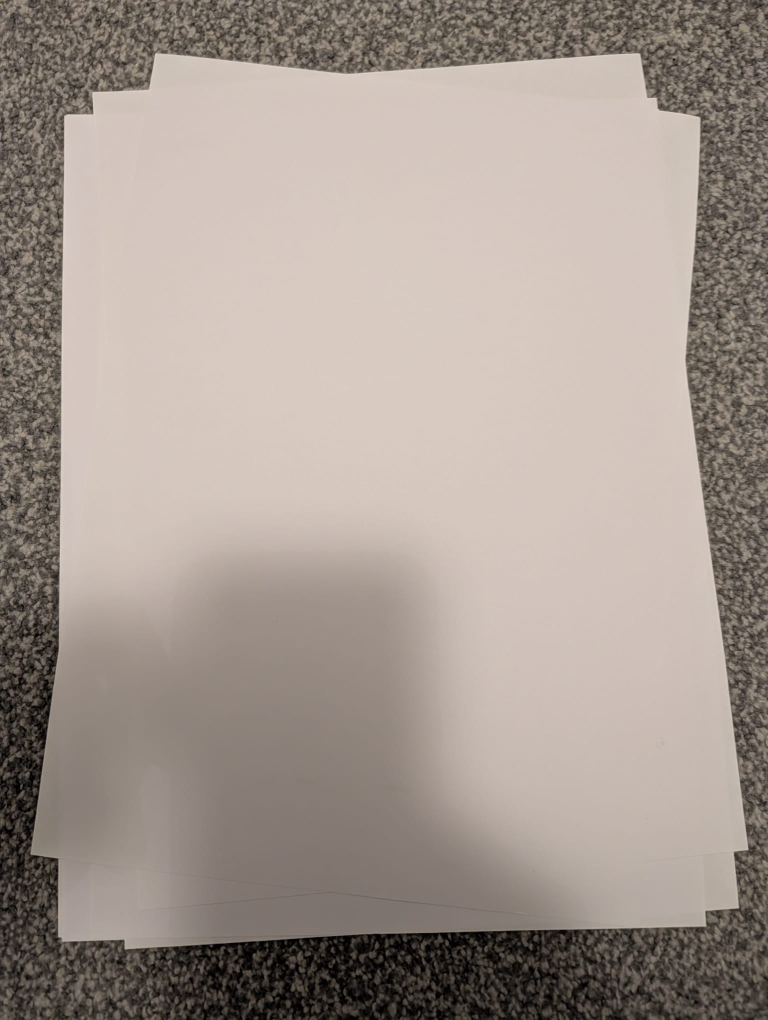
#> input picture images/images_pics/1.jpeg, 1536 x 2040 px (shown at 1/2 size); its folder holds only this picture in this run
$ python -i augment.py   (imports and definitions only)
#> lines starting #> are read from the running program, lines starting #| are printed output that depends on the picture; after the words box and inside, x2 and y2 are one past the last pixel; in counts of white or black regions, pixels touching at a corner belong together
"""Augmentation pipeline: scan texture, photo perspective warp, degradation.

``augment_page()`` is the fused entry point called per page in the pipeline.
It accepts a decoded BGR ndarray (the rendered page) and returns
(augmented_bgr, new_polygons).

The paper-corner detection and cache helpers are also exposed here so that
``corners.py`` can import them directly.

PICS_CORNERS_FILE, detect_paper_quad, _order_quad kept as public names.
"""

from __future__ import annotations

import json
import os
import random
from dataclasses import dataclass, field
from typing import Optional

import cv2
import numpy as np

PICS_CORNERS_FILE = "paper_corners.json"


# ---------------------------------------------------------------------------
# Quad geometry helpers
# ---------------------------------------------------------------------------

def _order_quad(pts):
    """Return 4 points in (TL, TR, BR, BL) order."""
    pts = sorted(pts, key=lambda p: p[1])
    top = sorted(pts[:2], key=lambda p: p[0])
    bot = sorted(pts[2:], key=lambda p: p[0])
    return [top[0], top[1], bot[1], bot[0]]


def _best_contour(contours, frame_area):
    best, best_area = None, 0
    for cnt in contours:
        area = cv2.contourArea(cnt)
        if 0.10 * frame_area <= area <= 0.97 * frame_area and area > best_area:
            best, best_area = cnt, area
    return best


def _quad_from_contour(cnt):
    peri = cv2.arcLength(cnt, True)
    approx = cv2.approxPolyDP(cnt, 0.02 * peri, True)
    if len(approx) == 4 and cv2.isContourConvex(approx):
        return [p[0].tolist() for p in approx]
    rect = cv2.minAreaRect(cnt)
    box = cv2.boxPoints(rect)
    return [p.tolist() for p in box]


def _is_full_frame(quad, w, h, tol=0.98):
    xs = [p[0] for p in quad]
    ys = [p[1] for p in quad]
    return (max(xs) - min(xs)) >= tol * w and (max(ys) - min(ys)) >= tol * h


# ---------------------------------------------------------------------------
# Paper quad auto-detection
# ---------------------------------------------------------------------------

def detect_paper_quad(img_bgr):
    """Auto-detect the paper rectangle in a photo.

    Three-pass strategy: Otsu threshold, Canny edges, border flood-fill,
    brightness mask.  Returns [[x,y]*4] in TL,TR,BR,BL order, or None.
    """
    h, w = img_bgr.shape[:2]
    frame_area = h * w
    gray = cv2.cvtColor(img_bgr, cv2.COLOR_BGR2GRAY)
    blur = cv2.GaussianBlur(gray, (7, 7), 0)
    close_k = np.ones((25, 25), np.uint8)

    def _try_contours(binary):
        binary = cv2.morphologyEx(binary, cv2.MORPH_CLOSE, close_k)
        cnts, _ = cv2.findContours(binary, cv2.RETR_EXTERNAL, cv2.CHAIN_APPROX_SIMPLE)
        cnt = _best_contour(cnts, frame_area)
        if cnt is None:
            return None
        quad = _order_quad(_quad_from_contour(cnt))
        return None if _is_full_frame(quad, w, h) else quad

    # Pass 1: Otsu
    _, thresh = cv2.threshold(blur, 0, 255, cv2.THRESH_BINARY + cv2.THRESH_OTSU)
    result = _try_contours(thresh)
    if result:
        return result

    # Pass 2: Canny
    edges = cv2.Canny(blur, 30, 100)
    edges = cv2.dilate(edges, np.ones((5, 5), np.uint8), iterations=2)
    result = _try_contours(edges)
    if result:
        return result

    # Pass 3: border flood-fill
    edges_hard = cv2.Canny(blur, 80, 200)
    edges_hard = cv2.dilate(edges_hard, np.ones((5, 5), np.uint8), iterations=2)
    edges_hard = cv2.morphologyEx(edges_hard, cv2.MORPH_CLOSE, np.ones((40, 40), np.uint8))
    barriers = cv2.bitwise_not(edges_hard)
    padded = cv2.copyMakeBorder(barriers, 1, 1, 1, 1, cv2.BORDER_CONSTANT, value=255)
    flood_mask = np.zeros((h + 4, w + 4), np.uint8)
    cv2.floodFill(padded, flood_mask, (0, 0), 0)
    background = (padded[1:h+1, 1:w+1] == 0).astype(np.uint8) * 255
    paper_interior = cv2.bitwise_not(background)
    paper_interior = cv2.morphologyEx(paper_interior, cv2.MORPH_CLOSE, np.ones((25, 25), np.uint8))
    cnts, _ = cv2.findContours(paper_interior, cv2.RETR_EXTERNAL, cv2.CHAIN_APPROX_SIMPLE)
    cnt = _best_contour(cnts, frame_area)
    if cnt is not None:
        quad = _order_quad(_quad_from_contour(cnt))
        if not _is_full_frame(quad, w, h):
            return quad

    # Pass 4: brightness mask
    bright_thresh = int(np.percentile(blur, 40))
    _, bright = cv2.threshold(blur, bright_thresh, 255, cv2.THRESH_BINARY)
    return _try_contours(bright)


# ---------------------------------------------------------------------------
# Corner cache
#
# Each entry is {"quad": [[x,y]*4], "source": "auto"|"user"}.  "user" entries
# come from the interactive editor and are NEVER overwritten by auto-detection.
# The legacy bare-list format ({fname: [[x,y]*4]}) is still read; such entries
# are treated as "auto" provenance.
# ---------------------------------------------------------------------------

IMG_EXTS = {".jpg", ".jpeg", ".png", ".bmp", ".tiff", ".tif"}


def quad_of(entry):
    """Return the [[x,y]*4] quad from a cache entry (new dict or legacy list)."""
    return entry["quad"] if isinstance(entry, dict) else entry


def source_of(entry):
    """Return provenance ('auto'/'user') of a cache entry; legacy lists are 'auto'."""
    return entry.get("source", "auto") if isinstance(entry, dict) else "auto"


def _make_entry(quad, source):
    return {"quad": quad, "source": source}


# [59 lines left out: functions load_corners_cache, write_corners_cache, ensure_corners_cache, not called in this run]


# ---------------------------------------------------------------------------
# AugmentContext — precomputed resources passed to workers
# ---------------------------------------------------------------------------

@dataclass
class AugmentContext:
    scan_imgs: list[str] = field(default_factory=list)
    corners_cache: dict = field(default_factory=dict)
    pic_imgs: list[str] = field(default_factory=list)
    clean_prob: float = 0.10
    scan_prob: float = 0.45


# ---------------------------------------------------------------------------
# Path A — scan texture composite
# ---------------------------------------------------------------------------

# [231 lines left out: functions _apply_scan, _apply_pics, degrade, augment_page, not called in this run]

>>> import cv2
>>> picture = cv2.imread('../images/images_pics/1.jpeg')
#> picture is the input picture: shape (2040, 1536, 3); mean B, G, R 144, 152, 163.7
>>> result = detect_paper_quad(picture)
#> in detect_paper_quad, `_, thresh = cv2.threshold(blur, 0, 255, cv2.THRESH_BINARY + cv2.THRESH..`:
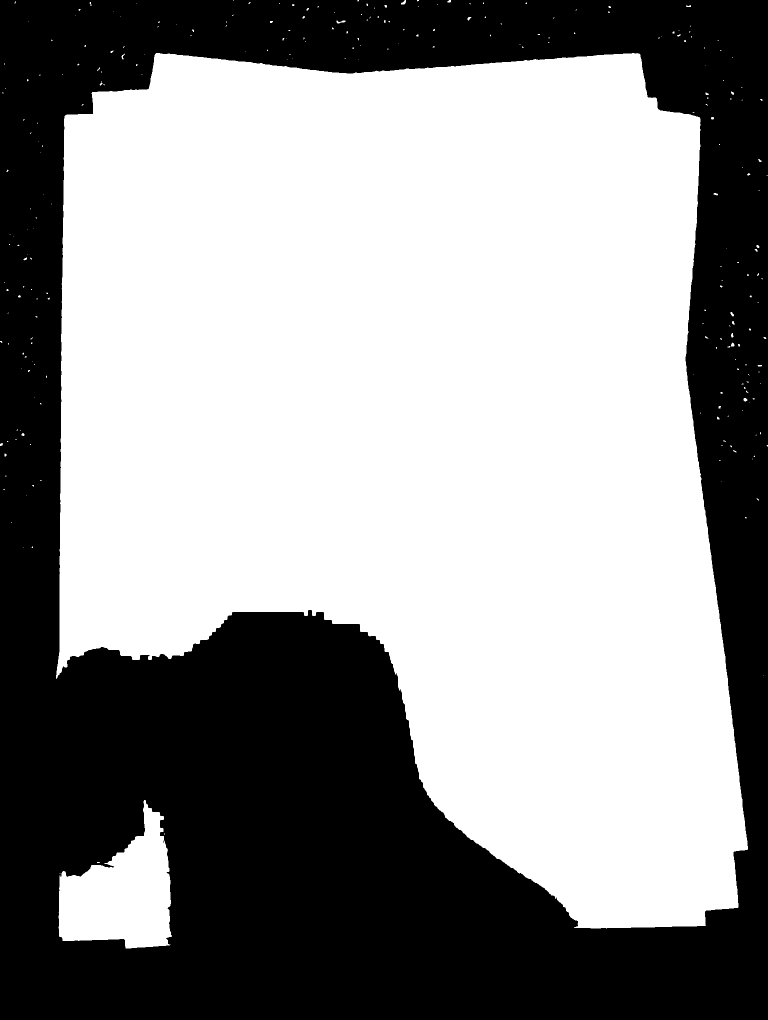
#> thresh: shape (2040, 1536) (shown at 1/2 size); 57.8% white; 1 black region, box (x1, y1, x2, y2) and area: (0, 0, 1536, 2040) 1321998
#> in _try_contours, `binary = cv2.morphologyEx(binary, cv2.MORPH_CLOSE, close_k)`:
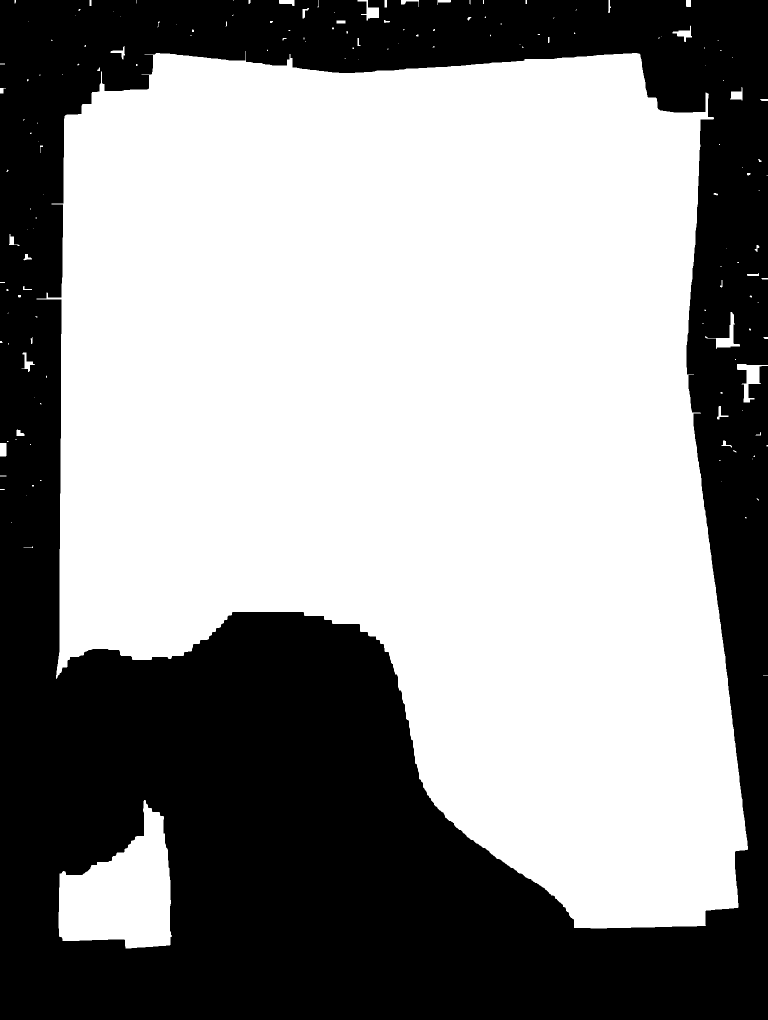
#> binary: shape (2040, 1536) (shown at 1/2 size); 58.2% white; 1 black region
#> in _try_contours, `cnts, _ = cv2.findContours(binary, cv2.RETR_EXTERNAL, cv2.CHAIN_APPROX..`: cnts = 159 contours, 120 with area under 20; largest, box (x1, y1, x2, y2) and area: (73, 102, 1496, 1857) 1769062, (117, 1600, 344, 1897) 40524, (1474, 728, 1536, 805) 1510, (1410, 624, 1480, 698) 996, (715, 0, 758, 41) 574
#> the loop in _best_contour, `for cnt in contours:` made 159 passes
#> (area, best_area) on pass 92: (1769062.5, 1769062.5)
#> area on passes 1, 19, 21, 24, 26, 31: 40524, 311.5, 68.5, 117.5, 134, 1510
#> after the loop in _best_contour, `for cnt in contours:`: best = contour of 1170 points, box (x1, y1, x2, y2) (73, 102, 1496, 1857), area 1769062; best_area = 1769062.5
#> in _try_contours, `cnt = _best_contour(cnts, frame_area)`: cnt has the same summary as best in _best_contour
#> in _quad_from_contour, `peri = cv2.arcLength(cnt, True)`: peri = 6898.5
#> in _quad_from_contour, `approx = cv2.approxPolyDP(cnt, 0.02 * peri, True)`: approx = [[202, 143], [112, 1357], [718, 1247], [1148, 1855], [1475, 1815], [1417, 188]]
#> in _quad_from_contour, `rect = cv2.minAreaRect(cnt)`: rect = ((776.4, 982.6), (1369.5, 1794.5), -2.67)
#> in _quad_from_contour, `box = cv2.boxPoints(rect)`: box = [[134.3, 1910.7], [50.61, 118.2], [1418.6, 54.35], [1502.2, 1846.9]]
#> in _order_quad, `pts = sorted(pts, key=lambda p: p[1])`: pts = [[1418.6, 54.35], [50.61, 118.2], [1502.2, 1846.9], [134.3, 1910.7]]
#> in _order_quad, `top = sorted(pts[:2], key=lambda p: p[0])`: top = [[50.61, 118.2], [1418.6, 54.35]]
#> in _order_quad, `bot = sorted(pts[2:], key=lambda p: p[0])`: bot = [[134.3, 1910.7], [1502.2, 1846.9]]
#> in _try_contours, `quad = _order_quad(_quad_from_contour(cnt))`: quad = [[50.61, 118.2], [1418.6, 54.35], [1502.2, 1846.9], [134.3, 1910.7]]
#> in _is_full_frame, `xs = [p[0] for p in quad]`: xs = [50.61, 1418.6, 1502.2, 134.3]
#> in _is_full_frame, `ys = [p[1] for p in quad]`: ys = [118.2, 54.35, 1846.9, 1910.7]
#> in detect_paper_quad, `result = _try_contours(thresh)`: result has the same summary as quad in _try_contours
#> result has the same summary as quad in _try_contours

$ run again, on images/images_pics/3.jpeg
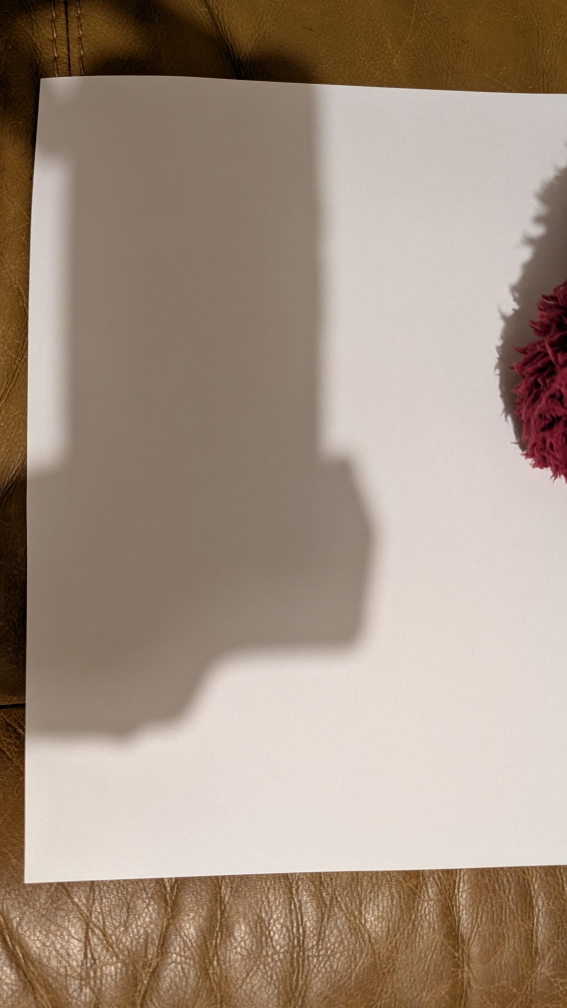
#> input picture images/images_pics/3.jpeg, 1134 x 2016 px (shown at 1/2 size)
#> picture is the input picture: shape (2016, 1134, 3); mean B, G, R 129.1, 144.7, 163.1
#> in detect_paper_quad, `_, thresh = cv2.threshold(blur, 0, 255, cv2.THRESH_BINARY + cv2.THRESH..`:
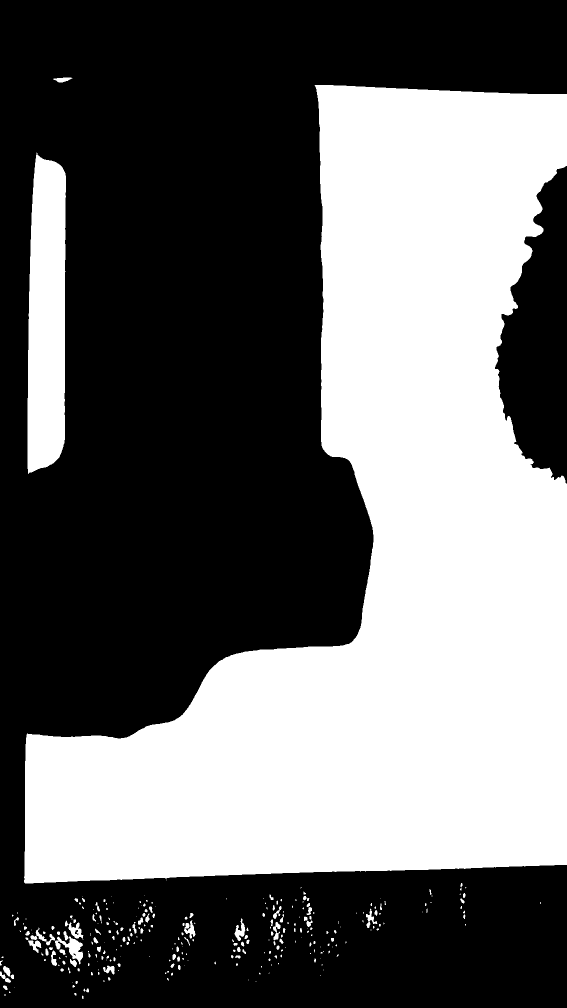
#> thresh: shape (2016, 1134) (shown at 1/2 size); 41.2% white; 299 white regions (170 under 20 px), largest, box (x1, y1, x2, y2) and area: (48, 170, 1134, 1767) 886831, (55, 305, 132, 948) 43181, (110, 1873, 166, 1929) 1240
#> in _try_contours, `binary = cv2.morphologyEx(binary, cv2.MORPH_CLOSE, close_k)`:
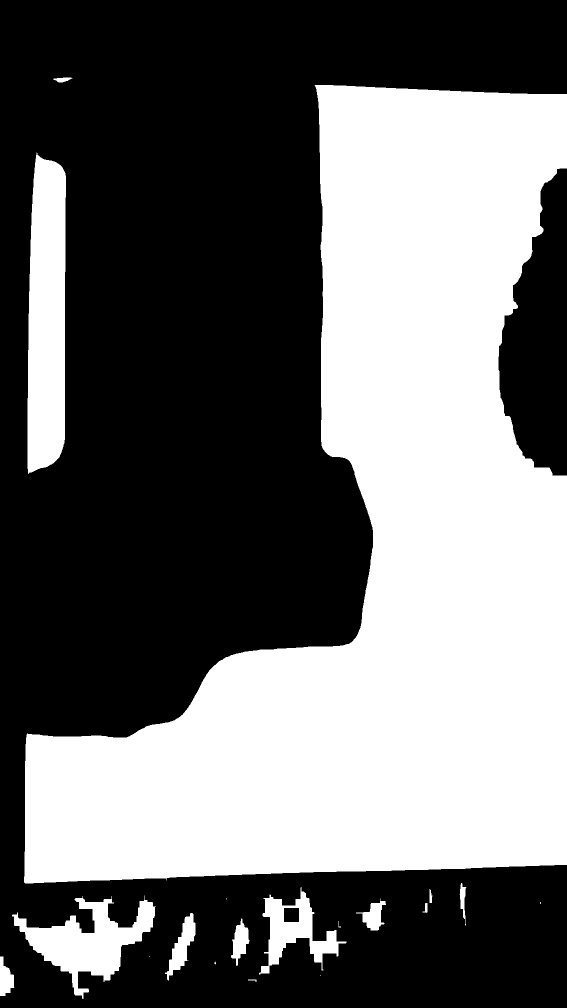
#> binary: shape (2016, 1134) (shown at 1/2 size); 42.6% white; 19 white regions (5 under 20 px)
#> cnts = 19 contours, 7 with area under 20; largest, box (x1, y1, x2, y2) and area: (48, 170, 1134, 1767) 885737, (55, 305, 132, 948) 42581, (24, 1791, 312, 1998) 21766, (518, 1774, 693, 1949) 10708, (330, 1826, 391, 1961) 2932
#> the loop in _best_contour, `for cnt in contours:` made 19 passes
#> (area, best_area) on pass 18: (885737, 885737)
#> after the loop in _best_contour, `for cnt in contours:`: best = contour of 847 points, box (x1, y1, x2, y2) (48, 170, 1134, 1767), area 885737; best_area = 885737
#> in _try_contours, `cnt = _best_contour(cnts, frame_area)`: cnt has the same summary as best in _best_contour
#> peri = 5635.1
#> approx = [[1133, 188], [629, 171], [721, 1255], [54, 1467], [50, 1766], [1133, 1729], [996, 739]]
#> rect = ((590.5, 968), (1596, 1085), -90)
#> box = [[1133, 1766], [48, 1766], [48, 170], [1133, 170]]
#> pts = [[48, 170], [1133, 170], [1133, 1766], [48, 1766]]
#> top = [[48, 170], [1133, 170]]
#> bot = [[48, 1766], [1133, 1766]]
#> quad = [[48, 170], [1133, 170], [1133, 1766], [48, 1766]]
#> xs = [48, 1133, 1133, 48]
#> ys = [170, 170, 1766, 1766]
#> in detect_paper_quad, `result = _try_contours(thresh)`: result = [[48, 170], [1133, 170], [1133, 1766], [48, 1766]]
